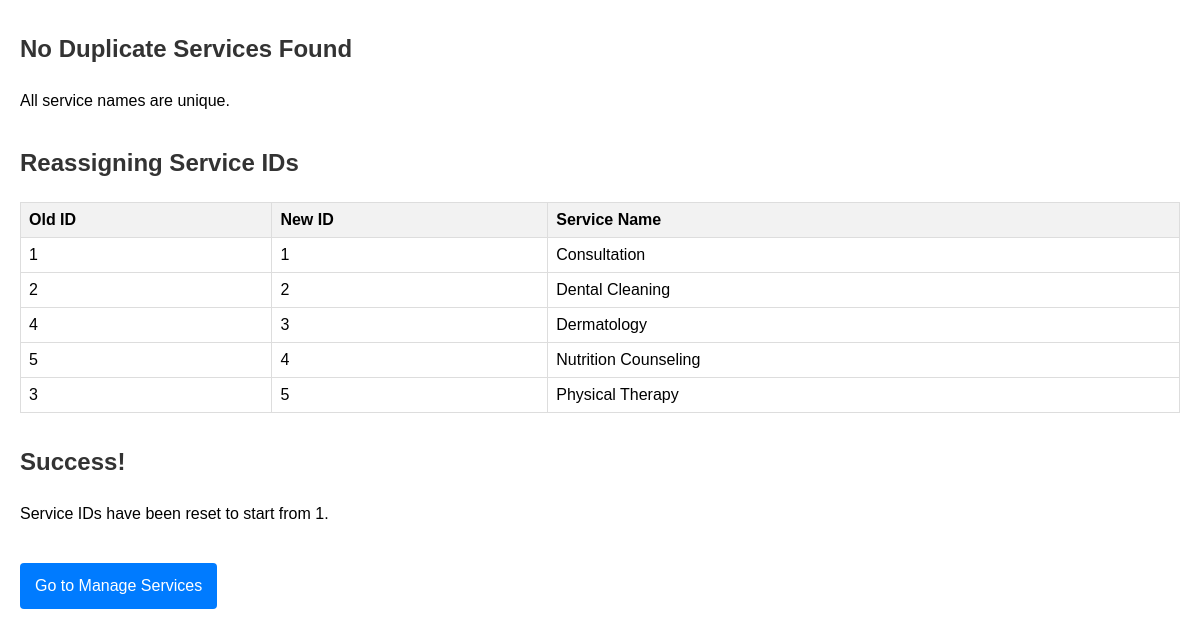
The page /fix_services_ids.php on the database its author committed.
### tables this page shows
CREATE TABLE services (
    id INT AUTO_INCREMENT PRIMARY KEY,
    name VARCHAR(100) NOT NULL,
    description TEXT,
    default_price DECIMAL(10, 2),
    created_at TIMESTAMP DEFAULT CURRENT_TIMESTAMP,
    updated_at TIMESTAMP DEFAULT CURRENT_TIMESTAMP ON UPDATE CURRENT_TIMESTAMP
);

### fix_services_ids.php (the view, shortened to what this page needs)
<?php
$database = new Database();
$db = $database->getConnection();
$db->beginTransaction();
try {
    $query = "SELECT name, COUNT(*) as count FROM services GROUP BY name HAVING count > 1";
    $stmt = $db->prepare($query);
    $stmt->execute();
    $duplicates = $stmt->fetchAll(PDO::FETCH_ASSOC);
    if (count($duplicates) > 0) {
        echo "<h2>Found Duplicate Services</h2>";
        echo "<p>The following service names have duplicates:</p>";
        echo "<ul>";
        foreach ($duplicates as $dup) {
            echo "<li>" . htmlspecialchars($dup['name']) . " (appears " . $dup['count'] . " times)</li>";
            $duplicate_found = true;
        }
        echo "</ul>";
        echo "<h3>Removing Duplicates...</h3>";
        foreach ($duplicates as $dup) {
            $name = $dup['name'];
            $query = "SELECT id FROM services WHERE name = ? ORDER BY id ASC";
            $stmt = $db->prepare($query);
            $stmt->bindParam(1, $name);
            $stmt->execute();
            $duplicate_ids = $stmt->fetchAll(PDO::FETCH_COLUMN);
            $first_id = array_shift($duplicate_ids);
            echo "<p>Keeping service ID $first_id for '" . htmlspecialchars($name) . "' and removing " . count($duplicate_ids) . " duplicates.</p>";
            if (count($duplicate_ids) > 0) {
                $placeholders = implode(',', array_fill(0, count($duplicate_ids), '?'));
                $query = "DELETE FROM services WHERE id IN ($placeholders)";
                $stmt = $db->prepare($query);
                foreach ($duplicate_ids as $index => $id) {
                    $stmt->bindValue($index + 1, $id);
                }
                $stmt->execute();
            }
        }
    } else {
        echo "<h2>No Duplicate Services Found</h2>";
        echo "<p>All service names are unique.</p>";
    }
    $query = "SELECT * FROM services ORDER BY name ASC";
    $stmt = $db->prepare($query);
    $stmt->execute();
    $services = $stmt->fetchAll(PDO::FETCH_ASSOC);
    $db->exec("CREATE TEMPORARY TABLE temp_services LIKE services");
    $db->exec("ALTER TABLE services AUTO_INCREMENT = 1");
    $db->exec("DELETE FROM services");
    $new_id = 1;
    echo "<h2>Reassigning Service IDs</h2>";
    echo "<table border='1' cellpadding='5' style='border-collapse: collapse;'>";
    echo "<tr><th>Old ID</th><th>New ID</th><th>Service Name</th></tr>";
    foreach ($services as $service) {
        $old_id = $service['id'];
        echo "<tr>";
        echo "<td>" . $old_id . "</td>";
        echo "<td>" . $new_id . "</td>";
        echo "<td>" . htmlspecialchars($service['name']) . "</td>";
        echo "</tr>";
        $new_id++;
    }
    echo "</table>";
    $db->commit();
    echo "<h2>Success!</h2>";
    echo "<p>Service IDs have been reset to start from 1.</p>";
    echo "<p><a href='admin/manage_services.php' class='btn btn-primary'>Go to Manage Services</a></p>";
} catch (Exception $e) {
    $db->rollBack();
    echo "<h2>Error</h2>";
    echo "<p>An error occurred: " . $e->getMessage() . "</p>";
}
?>
<!DOCTYPE html>
<html>
<head>
</head>
<body>
</body>
</html>

### fix_services_ids.php (style rules this page uses)
body { font-family: Arial, sans-serif; margin: 20px; line-height: 1.6; }
h2 { color: #333; margin-top: 30px; }
table { width: 100%; border-collapse: collapse; margin-bottom: 20px; }
th, td { padding: 8px; text-align: left; border: 1px solid #ddd; }
th { background-color: #f2f2f2; }
.btn { display: inline-block; padding: 10px 15px; background-color: #007bff; color: white; text-decoration: none; border-radius: 4px; margin-top: 20px; }

### rows shown on the page
services: id "1", name "Consultation"
services: id "2", name "Dental Cleaning"
services: id "4", name "Dermatology"
services: id "5", name "Nutrition Counseling"
services: id "3", name "Physical Therapy"
